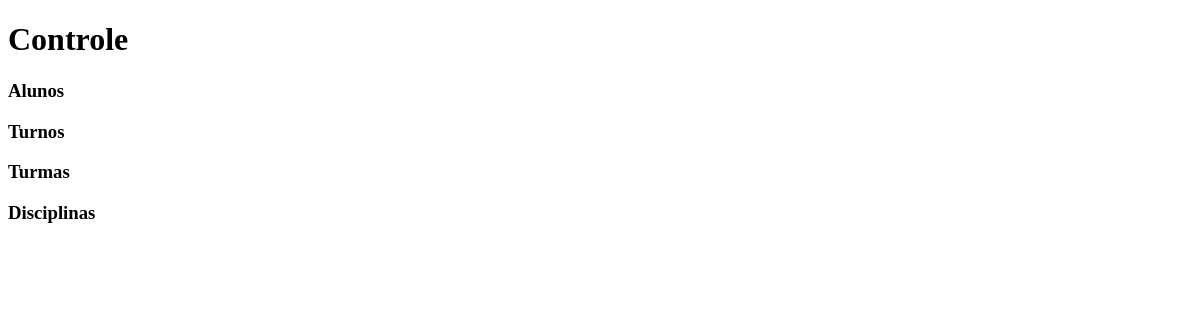
Before: / with the older database file.
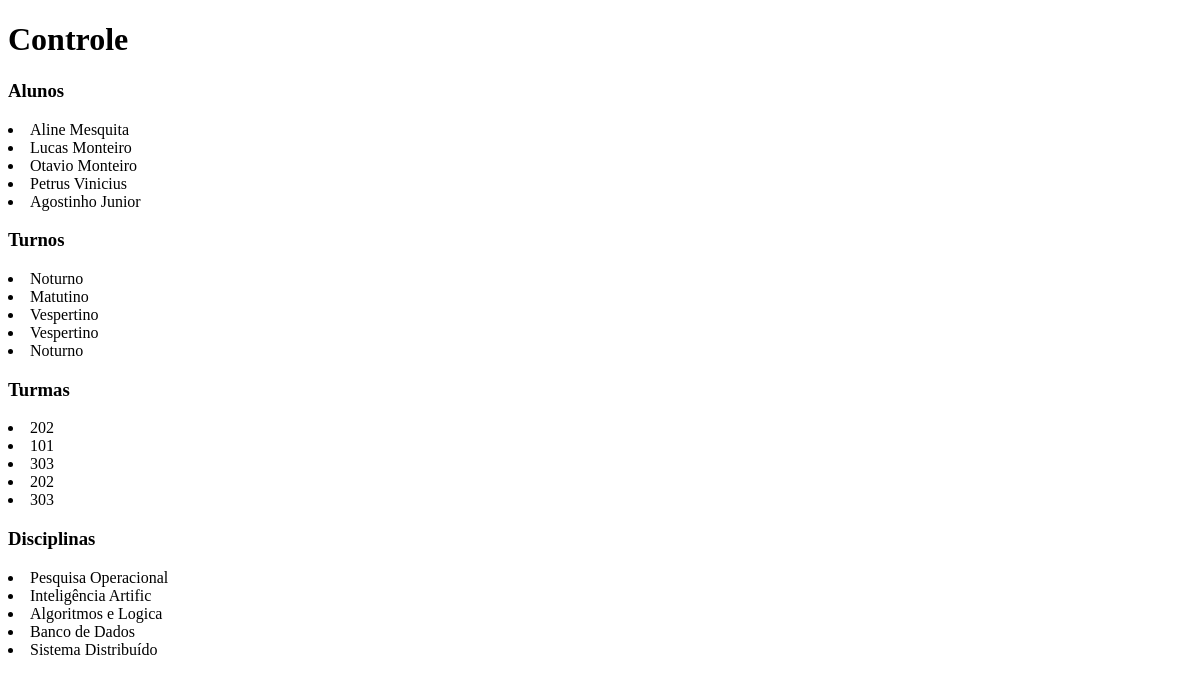
After: the same page with the newer database file.
### controle/models.py (models this page shows, shortened)
class Aluno(models.Model):
    matricla = models.ForeignKey(Matricula, on_delete=models.PROTECT)
    turma = models.ForeignKey(Turma,on_delete=models.PROTECT)
    turno = models.ForeignKey(Turno, max_length=20, on_delete=models.PROTECT)
    nome = models.CharField(max_length=100)
    disciplina = models.CharField(max_length=20)

class Turno(models.Model):
    turno = models.CharField(max_length=20)
    def __str__(self):
        return self.turno

class Turma(models.Model):
    turma = models.CharField(max_length=3)
    def __str__(self):
        return self.turma

### controle/views.py (the view)
# urls.py: path('', views.home),
def home(request):
    aluno = Aluno.objects.all()
    return render(request, 'controle.html', {'aluno': aluno})

### controle/templates/controle.html (shortened to what this page needs)
<!doctype html>
<html lang="en">
<head>
</head>
<body>
    <h1>Controle</h1>
    <div>
         <h3>Alunos</h3>
        {% for alunos in aluno %}
        <li>{{alunos.nome}}</li>
        {% endfor %}
    </div>
    <div>
         <h3>Turnos</h3>
        {% for alunos in aluno %}
        <li>{{alunos.turno}}</li>
        {% endfor %}
    </div>
    <div>
         <h3>Turmas</h3>
        {% for alunos in aluno %}
        <li>{{alunos.turma}}</li>
        {% endfor %}
    </div>
     <div>
          <h3>Disciplinas</h3>
        {% for alunos in aluno %}
        <li>{{alunos.disciplina}}</li>
        {% endfor %}
    </div>
</body>
</html>

Changed rows visible on the page:
added Aluno: nome "Aline Mesquita", turno "Noturno", turma "202", disciplina "Pesquisa Operacional"
added Aluno: nome "Lucas Monteiro", turno "Matutino", turma "101", disciplina "Inteligência Artific"
added Aluno: nome "Otavio Monteiro", turno "Vespertino", turma "303", disciplina "Algoritmos e Logica"
added Aluno: nome "Petrus Vinicius", turno "Vespertino", turma "202", disciplina "Banco de Dados"
added Aluno: nome "Agostinho Junior", turno "Noturno", turma "303", disciplina "Sistema Distribuído"
